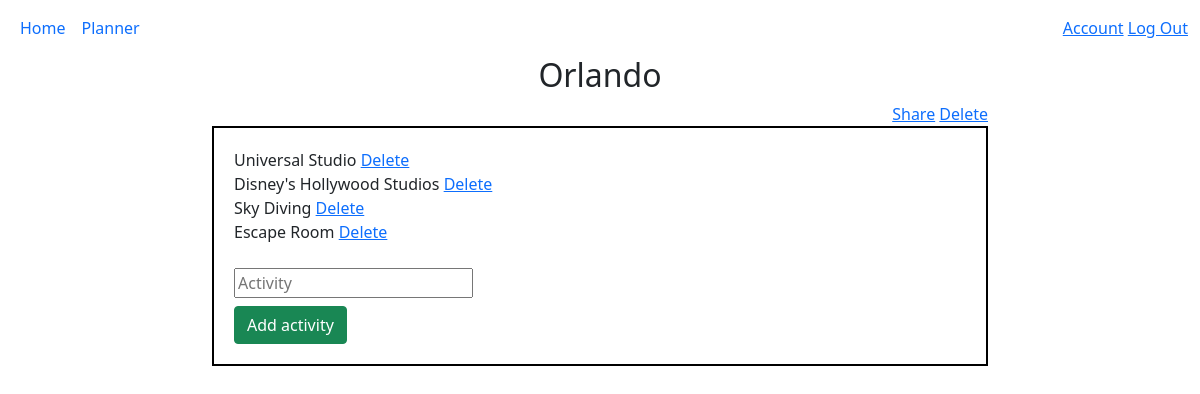
Page /get_plan/14 (signed in) on the committed database.
### planner/models.py (models this page shows)
class Plan(models.Model):
    name = models.CharField(max_length=255)
    the_user = models.ForeignKey(User, related_name="plans", on_delete= models.CASCADE)
    created_at = models.DateTimeField(auto_now_add=True)
    update_at = models.DateTimeField(auto_now=True)

class Activity(models.Model):
    name = models.CharField(max_length=255)
    the_plan = models.ForeignKey(Plan, related_name="activities", on_delete= models.CASCADE)
    created_at = models.DateTimeField(auto_now_add=True)
    update_at = models.DateTimeField(auto_now=True)

### planner/views.py (the view)
# urls.py: path('get_plan/<str:id>', views.get_plan),
def get_plan(request, id):
    if 'userid' in request.session:
        context = {
            'current_user':  User.objects.get(id=request.session['userid']),
            'plan' : Plan.objects.get(id=id),
        }
        return render(request, 'a_plan.html', context)
    else:
        return redirect('/')

### planner/templates/a_plan.html (shortened to what this page needs)
<!DOCTYPE html>
<html lang="en">
<head>
    {% load static %}
    <link rel="stylesheet" href="{% static 'css/style.css' %}">
    <link href="https://cdn.jsdelivr.net/npm/bootstrap@5.0.0-beta3/dist/css/bootstrap.min.css" rel="stylesheet">
</head>
<body>
    <div class="container-fluid">
        <div class="navbar-menu-div navbar navbar-expand-lg">
            <ul class="navbar-nav mr-auto">
                <li class="nav-item"><a class="nav-link" href="#">Home</a></li>
                <li class="nav-item"><a class="nav-link" href="{% url 'dashboard' %}">Planner</a></li>
            </ul>
            <div>
                <a href="/myaccount/{{ user.id }}">Account</a>
                <a href="/logout">Log Out</a>
            </div>
        </div>
        <div class="row">
            <div class="col-md-8 mx-auto text-center">
                <h2>{{plan.name}}</h2>
                <div class="create-plan-btn">
                    <a href="#" >Share</a>
                    <a href="/delete_plan/{{plan.id}}" >Delete</a>
                </div>
                <div class="plan-div">
                {% for activity in plan.activities.all %}
                    <div>
                        <span> {{activity.name}}</span>
                        <a href="/delete_activity/{{plan.id}}/{{activity.id}}" >Delete</a>
                    </div>
                {% endfor %}
                    <form action="/add_activity/{{plan.id}}" method="POST">
                        <input class="mt-4" type="text" name="activity" placeholder="Activity"> <br>
                        <button class="btn btn-success mt-2" type="submit"> Add activity</button>
                    </form>
                </div>
            </div>
        </div>
    </div>
</body>
</html>

### planner/static/css/style.css (style rules this page uses)
.navbar-menu-div { justify-content: space-between !important; }
.create-plan-btn { text-align: right; }
.plan-div { border: 2px solid black; padding: 20px; text-align: left; }

### rows in the picture
Plan: name "Orlando"
Activity: name "Universal Studio"
Activity: name "Disney's Hollywood Studios"
Activity: name "Sky Diving"
Activity: name "Escape Room"
